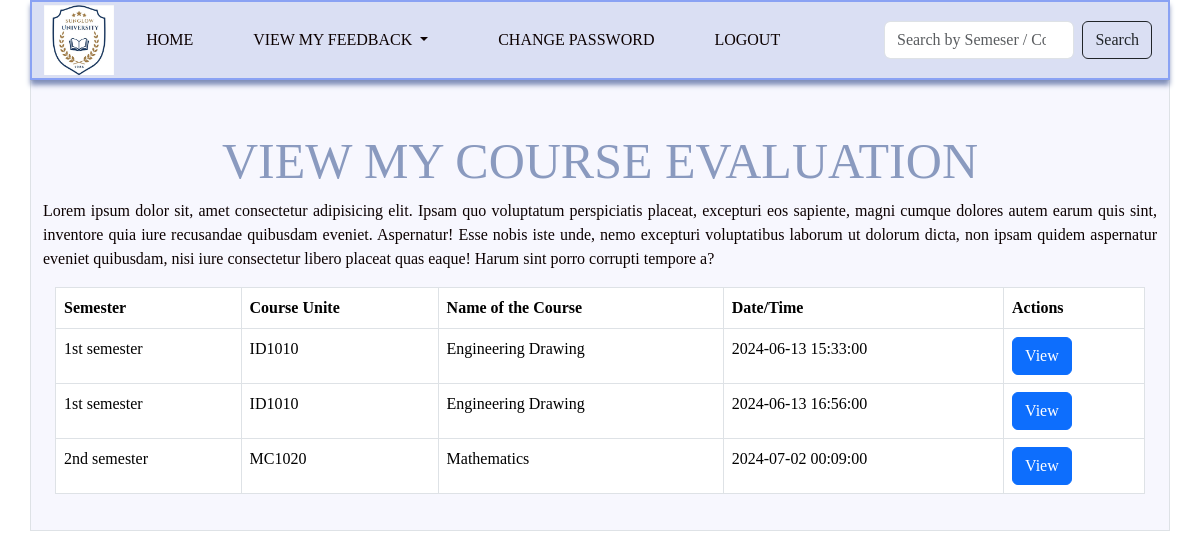
The page /feedback_management/viewmycoursefeedback2.php (signed in) on the database its author committed.
### tables this page shows
CREATE TABLE `course_feedback` (
  `Id` int(50) NOT NULL,
  `User_Name` varchar(100) NOT NULL,
  `Lecture_Name` varchar(100) NOT NULL,
  `Semester` enum('1st semester','2nd semester','3rd semester','4th semester','5th semester','6th semester','7th semester','8th semester') NOT NULL,
  `Course_Name` varchar(200) NOT NULL,
  `Course_Code` varchar(50) NOT NULL,
  `A_1` enum('-2','-1','0','1','2') NOT NULL,
  `A_2` enum('-2','-1','0','1','2') NOT NULL,
  `A_3` enum('-2','-1','0','1','2') NOT NULL,
  `B_1` enum('-2','-1','0','1','2') NOT NULL,
  `B_2` enum('-2','-1','0','1','2') NOT NULL,
  `B_3` enum('-2','-1','0','1','2') NOT NULL,
  `C_1` enum('-2','-1','0','1','2') NOT NULL,
  `C_2` enum('-2','-1','0','1','2') NOT NULL,
  `D_1` enum('-2','-1','0','1','2') NOT NULL,
  `D_2` enum('-2','-1','0','1','2') NOT NULL,
  `D_3` enum('-2','-1','0','1','2') NOT NULL,
  `E_1` enum('-2','-1','0','1','2') NOT NULL,
  `E_2` enum('-2','-1','0','1','2') NOT NULL,
  `E_3` enum('-2','-1','0','1','2') NOT NULL,
  `E_4` enum('-2','-1','0','1','2') NOT NULL,
  `Other_Comment` varchar(1000) DEFAULT NULL,
  `Date_Time` datetime NOT NULL DEFAULT current_timestamp()
);

### feedback_management/viewmycoursefeedback2.php (the view, shortened to what this page needs)
<?php
$logged_in_user = $_SESSION['User_Name'];
$servername = "localhost";
$username = "root";
$password = "";
$database = "student_feedback_management_system";
$connection = new mysqli($servername, $username, $password, $database);
    $sql = "SELECT
                cf.Id,
                cf.Semester,
                cf.Course_Code,
                cf.Course_Name,
                cf.Date_Time
            FROM
                lecture_register lr
            INNER JOIN
                lecture l ON lr.User_Name = l.User_Name
            INNER JOIN
                course_feedback cf ON lr.First_Name = SUBSTRING_INDEX(cf.Lecture_Name, ' ', 1)
                    AND lr.Last_Name = SUBSTRING_INDEX(cf.Lecture_Name, ' ', -1)
            WHERE
                lr.User_Name = ?
            ORDER BY
                cf.Semester ASC, cf.Course_Code ASC";
    $params = [$logged_in_user];
$stmt = $connection->prepare($sql);
$stmt->bind_param(str_repeat("s", count($params)), ...$params);
$stmt->execute();
$result = $stmt->get_result();
?>
<!DOCTYPE html>
<html >
    <head>
    <link href="https://cdn.jsdelivr.net/npm/bootstrap@5.3.2/dist/css/bootstrap.min.css" rel="stylesheet">
    <link href="https://cdn.jsdelivr.net/npm/bootstrap@5.3.3/dist/css/bootstrap.min.css" rel="stylesheet">
    <link rel="stylesheet" type="text/css" href="css/viewcoursefeedback.css">
</head>
   <body class="body">
            <nav class="navbar navbar-expand-sm  navbar-dark container nav" style="background-color:#07075ca7;height: 80px;">
              <div class="container-fluid">
                  <a href="#" class="navbar-brand ">
                      <img src="icon/logo.jpg" height="70" alt="CoolBrand">
                  </a>
              <div class="collapse navbar-collapse" id="collapsibleNavbar">
                  <ul class="navbar-nav row ">
                  <li class="nav-item col-1 ms-2 ">
                      <a class="nav-link font" href="index2.php">HOME</a>
                  <li class="nav-item dropdown col-3 ms-5 ">
                      <a class="nav-link dropdown-toggle font" href="#" role="button" data-bs-toggle="dropdown">VIEW MY FEEDBACK </a>
                  </li>
                  <li class="nav-item col-4 ms-5 " >
                    <a class="nav-link font" href="changepsw2.php" style="text-align: center;">CHANGE PASSWORD</a>
                  </li>
                  </li>
                  <li class="nav-item col-1 ">
                      <a class="nav-link font" href="home.php">LOGOUT</a>
                  </li>
                  </ul>
              </div>
              </div>
              <form class="d-flex col-3" method="post" action="">
                <input class="form-control me-2" type="search" placeholder="Search by Semeser / Course" name="search" aria-label="Search">
                <button type="submit" class="btn btn-outline-dark me-3" name="submit">Search</button>
             </form>
           </nav>
  <div class="container border" style="background-color: rgba(123, 115, 231, 0.06);padding-bottom: 20px;">
             <h1 style="text-align: center; font-size: 50px; color: #8a9abf; padding-top: 50px;"> VIEW MY COURSE EVALUATION</h1>
             <p class="font" style="text-align: justify;">Lorem ipsum dolor sit, amet consectetur adipisicing elit. Ipsam quo voluptatum perspiciatis placeat, excepturi eos sapiente, magni cumque dolores autem earum quis sint, inventore quia iure recusandae quibusdam eveniet. Aspernatur!
             Esse nobis iste unde, nemo excepturi voluptatibus laborum ut dolorum dicta, non ipsam quidem aspernatur eveniet quibusdam, nisi iure consectetur libero placeat quas eaque! Harum sint porro corrupti tempore a?</p>
            <div class="container con">
                <div class="row" >
                  <div class="col-12">
                    <table class="table table-bordered">
                      <thead >
                        <tr>
                          <th scope="col">Semester</th>
                          <th scope="col">Course Unite</th>
                          <th scope="col">Name of the Course</th>
                          <th scope="col">Date/Time</th>
                          <th scope="col">Actions</th>
                        </tr>
                      </thead>
                      <tbody>
                      <?php
                        if ($result->num_rows > 0)
                        {
                            while($row = $result->fetch_assoc())
                            {
                                echo "
                                <tr>
                                    <td>{$row['Semester']}</td>
                                    <td>{$row['Course_Code']}</td>
                                    <td>{$row['Course_Name']}</td>
                                    <td>{$row['Date_Time']}</td>
                                    <td>
                                        <a class='btn btn-primary' href='viewcoursefeedback2.php?id={$row['Id']}'>View</a>
                                    </td>
                                </tr>
                                ";
                             }
                        }
                        else
                        {
                            echo "<tr><td colspan='5' class='text-danger text-center'>No results found.</td></tr>";
                        }
                       ?>
                      </tbody>
                    </table>
                  </div>
                </div>
            </div>
   </div>
   </body>
</html>

### feedback_management/css/viewcoursefeedback.css (style rules this page uses)
:root { --font-base1 :"IcoFont"; --font-base2 :"FontAwesome"; --c-primary :#975af9; --c-secondry :#46a7f8; --c-background:#e6e6e6; --c-dark :#2d2d2d; --c-black :#0000; }
.body { font-family: var(--font-base1); color: var(--c-primary); }
.nav { border: solid 2px #063df260; width: 1500px !important; background-color: #dadff3fc !important; box-shadow: 0.1px 5px 5px #7f8eb8; }
.font { color:#0c0101 !important; }
a { font-family: var(--font-base1); cursor: auto; }

### rows shown on the page
course_feedback: Semester "1st semester", Course_Code "ID1010", Course_Name "Engineering Drawing", Date_Time "2024-06-13 15:33:00"
course_feedback: Semester "1st semester", Course_Code "ID1010", Course_Name "Engineering Drawing", Date_Time "2024-06-13 16:56:00"
course_feedback: Semester "2nd semester", Course_Code "MC1020", Course_Name "Mathematics", Date_Time "2024-07-02 00:09:00"
